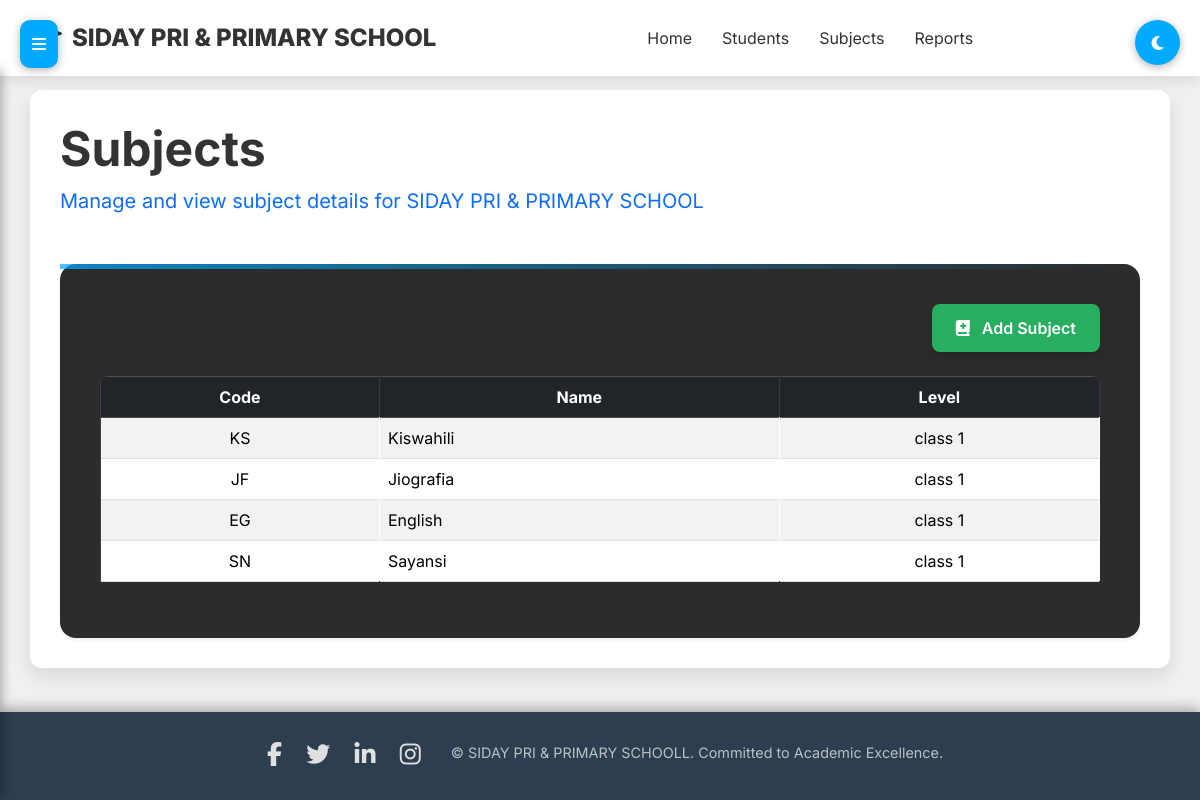
/subjects/ (signed in), run on the app's committed database.
### school/models.py (models this page shows, shortened)
class Subject(models.Model):
    name = models.CharField(max_length=100)
    code = models.CharField(max_length=20, unique=True)
    academic_level = models.ForeignKey(AcademicLevel, on_delete=models.CASCADE, related_name="subjects")
    weight = models.PositiveIntegerField(default=1)

class AcademicLevel(models.Model):
    name = models.CharField(max_length=100)
    def __str__(self):
        return self.name

### school/views.py (the view)
# urls.py: path("subjects/", views.subject_list, name="subject_list"),   # 👈 hii ndiyo mpya
@login_required
def subject_list(request):
    subjects = Subject.objects.all()
    return render(request, "subjects_list.html", {"subjects": subjects})

### school/templates/subjects_list.html (shortened to what this page needs)
{% extends "base.html" %}
{% block content %}
<div class="mb-5">
    <h3 class="fw-bold display-5 animate-header">Subjects</h3>
    <p class="text-primary fs-5 animate-subheader">Manage and view subject details for SIDAY PRI & PRIMARY SCHOOL</p>
</div>
<div class="card shadow-sm border-0 rounded-4 p-4 animate-card">
    <div class="card-body">
        <div class="d-flex justify-content-end mb-4">
            <a href="{% url 'subject_add' %}" class="btn btn-success btn-custom animate-button">
                <i class="fas fa-book-medical me-2"></i> Add Subject
            </a>
        </div>
        <div class="table-responsive">
            <table class="table table-striped table-hover table-bordered">
                <thead class="table-dark">
                    <tr>
                        <th class="text-center">Code</th>
                        <th class="text-center">Name</th>
                        <th class="text-center">Level</th>
                    </tr>
                </thead>
                <tbody>
                    {% for subject in subjects %}
                    <tr class="animate-row">
                        <td class="text-center align-middle">{{ subject.code }}</td>
                        <td class="align-middle">{{ subject.name }}</td>
                        <td class="text-center align-middle">{{ subject.academic_level }}</td>
                    </tr>
                    {% empty %}
                    <tr>
                        <td colspan="3" class="text-center text-muted animate-row">
                            <i class="fas fa-info-circle me-2"></i> No subjects yet
                        </td>
                    </tr>
                    {% endfor %}
                </tbody>
            </table>
        </div>
    </div>
</div>
{% endblock %}

### school/templates/base.html (style rules this page uses)
:root { --primary-bg: #1a1a1a; --secondary-bg: #2c2c2c; --text-color: #e0e0e0; --accent-color: #00aaff; --danger-color: #ff5555; --light-bg: #f0f0f0; --light-text: #333; --footer-bg: #141414; --footer-accent: #3498db; }
body { font-family: 'Inter', sans-serif; background: var(--light-bg); color: var(--light-text); transition: all 0.3s ease; margin: 0; min-height: 100vh; display: flex; flex-direction: column; }

### school/templates/subjects_list.html (style rules this page uses)
.card { background: var(--secondary-bg); transition: transform 0.3s ease, box-shadow 0.3s ease; }
.card::before { content: ''; position: absolute; top: 0; left: 0; width: 100%; height: 5px; background: linear-gradient(90deg, var(--accent-color), transparent); opacity: 0.7; }
.table { background: var(--secondary-bg); color: var(--text-color); }
.table-dark { background: #2c3e50 !important; color: #fff; }
.table th, .table td { border-color: rgba(255, 255, 255, 0.1); }
.table-responsive { border-radius: 8px; overflow-x: auto; }
.btn-custom { padding: 12px 24px; border-radius: 8px; font-weight: 600; background: #27ae60; border: none; transition: all 0.3s ease; box-shadow: 0 4px 12px rgba(0, 0, 0, 0.2); }
.animate-header { animation: fadeInLeft 0.6s ease-out; }
.animate-subheader { animation: fadeInLeft 0.6s ease-out 0.2s; animation-fill-mode: backwards; }
.animate-card { animation: slideInUp 0.6s ease-out; }
.animate-button { animation: slideInUp 0.6s ease-out 0.4s; animation-fill-mode: backwards; }
.animate-row { animation: slideInUp 0.6s ease-out; animation-delay: calc(0.1s * var(--row-index, 0)); animation-fill-mode: backwards; }

### data on the page
Subject: code "KS", name "Kiswahili", academic_level "class 1"
Subject: code "JF", name "Jiografia", academic_level "class 1"
Subject: code "EG", name "English", academic_level "class 1"
Subject: code "SN", name "Sayansi", academic_level "class 1"
